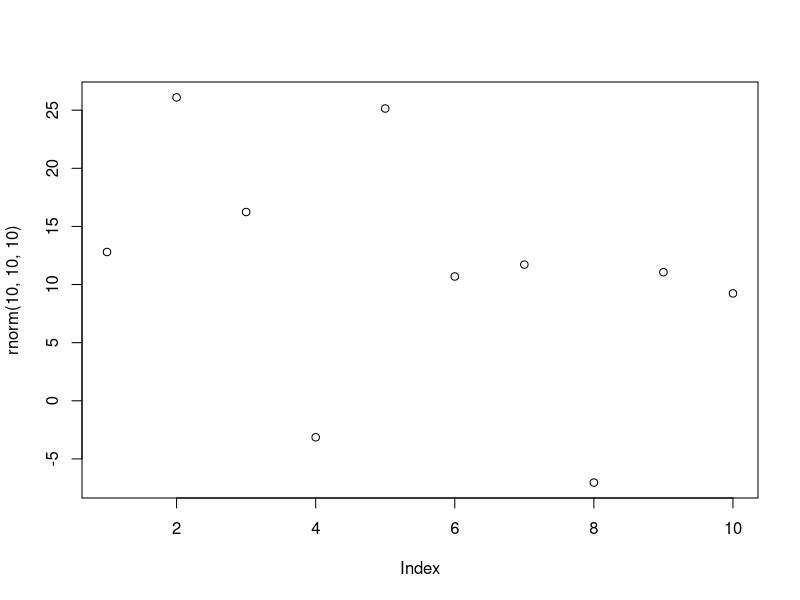

Write the R code that produced this figure.
## ---- chunk 1
#| fig-cap: "Eksempel"


plot(rnorm(10, 10, 10))



